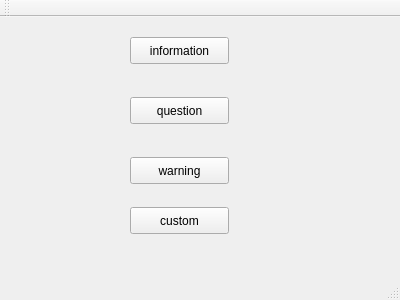
<?xml version="1.0" encoding="UTF-8"?>
<ui version="4.0">
 <class>MainWindow</class>
 <widget class="QMainWindow" name="MainWindow">
  <property name="geometry">
   <rect>
    <x>0</x>
    <y>0</y>
    <width>400</width>
    <height>300</height>
   </rect>
  </property>
  <property name="windowTitle">
   <string>MainWindow</string>
  </property>
  <widget class="QWidget" name="centralWidget">
   <widget class="QPushButton" name="pushButton">
    <property name="geometry">
     <rect>
      <x>130</x>
      <y>20</y>
      <width>99</width>
      <height>27</height>
     </rect>
    </property>
    <property name="text">
     <string>information</string>
    </property>
   </widget>
   <widget class="QPushButton" name="pushButton_2">
    <property name="geometry">
     <rect>
      <x>130</x>
      <y>80</y>
      <width>99</width>
      <height>27</height>
     </rect>
    </property>
    <property name="text">
     <string>question</string>
    </property>
   </widget>
   <widget class="QPushButton" name="pushButton_3">
    <property name="geometry">
     <rect>
      <x>130</x>
      <y>140</y>
      <width>99</width>
      <height>27</height>
     </rect>
    </property>
    <property name="text">
     <string>warning</string>
    </property>
   </widget>
   <widget class="QPushButton" name="pushButton_4">
    <property name="geometry">
     <rect>
      <x>130</x>
      <y>190</y>
      <width>99</width>
      <height>27</height>
     </rect>
    </property>
    <property name="text">
     <string>custom</string>
    </property>
   </widget>
  </widget>
  <widget class="QMenuBar" name="menuBar">
   <property name="geometry">
    <rect>
     <x>0</x>
     <y>0</y>
     <width>400</width>
     <height>25</height>
    </rect>
   </property>
  </widget>
  <widget class="QToolBar" name="mainToolBar">
   <attribute name="toolBarArea">
    <enum>TopToolBarArea</enum>
   </attribute>
   <attribute name="toolBarBreak">
    <bool>false</bool>
   </attribute>
  </widget>
  <widget class="QStatusBar" name="statusBar"/>
 </widget>
 <layoutdefault spacing="6" margin="11"/>
 <resources/>
 <connections/>
</ui>
